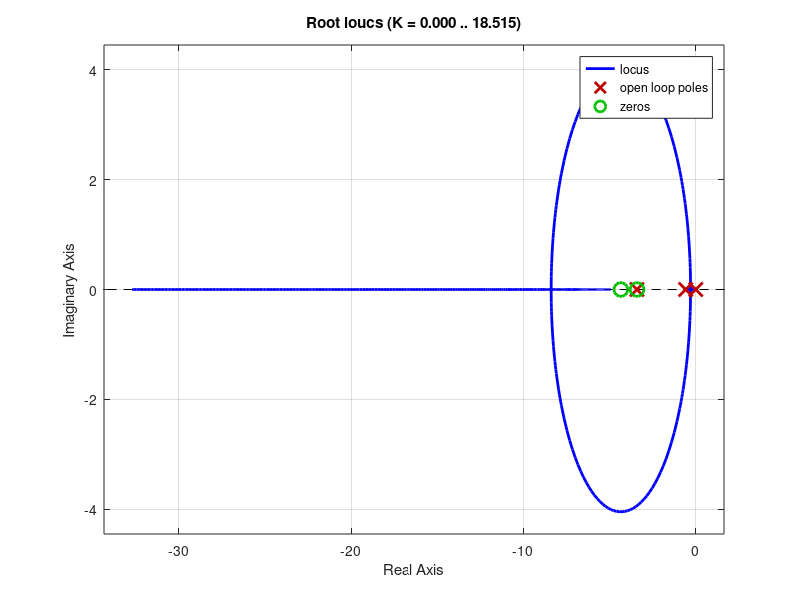

Write MATLAB code to recreate this figure. (Note: this script raises an error after producing the figure.)
% %%%%%%%%%%%%%%%%%%%%%%%%%%%%%%%%%%%
% 
% Ejercicio X 
% Realizado por: Matías Nahuel López
% 
% Universidad Tecnológica Nacional
% Facultad Regional de Buenos Aires
% 
% Legajo: 153.327-7
% Contacto: matias@matnalopez.com.ar
% 
% %%%%%%%%%%%%%%%%%%%%%%%%%%%%%%%%%%%

%% Inicialización

% Generales
clear; clc; close all;
s = tf('s');

% Para gráficos
T_inicio    = 0;
delta_t     = 0.01;
T_final     = 8;
t           = (T_inicio:delta_t:T_final)';


%% Datos del problema

H = 1;

numG = 2;
denG = (s*s + 4*s + 2);

G = numG/denG
polos = pole(G)

%% Resolución

PLC = -4 + 4i;

gamma = angle(PLC - polos(1))*180/pi
delta = angle(PLC - polos(2))*180/pi
beta  = angle(PLC - 0)*180/pi

MF = gamma + delta + beta

tita = MF - 180
alfa = tita/2

a = 4 / tand(alfa)

z = 4 + a

% Gc = ((s + z)^2) / s;
% Gc = (s+7.5)/s;
Gc = (s+4.35)*(s+3.41)/s;

rlocus(Gc*G)
[k, polos] = rlocfind(Gc*G, PLC)

kD = k
kI = (4.35*3.41)*kD
kP = (4.35+3.41)*kD

Gc2 = kP + kD*s + kI/s;

M = feedback(Gc2*G, H)
pole(M)
